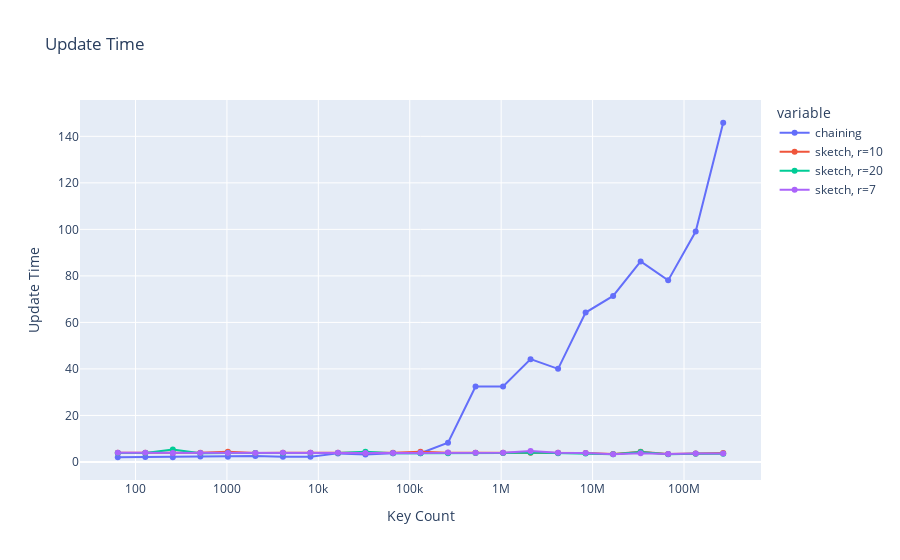
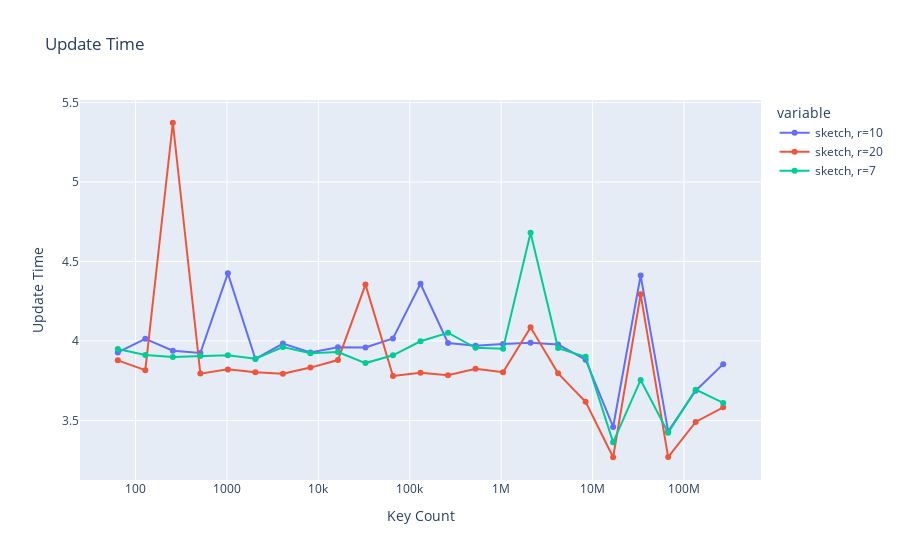

These figures' notebook cell, in order:
### Code cell
file_names = os.listdir('output-task7')
plot_task7(file_names)

### Figure 1 — Plotly figure (JSON) as saved in the notebook; plotly's stock layout.template omitted (floating-point values rounded to 4 significant figures)
{"data": [{"hovertemplate": "variable=chaining<br>Key Count=%{x}<br>value=%{y}<extra></extra>", "legendgroup": "chaining", "line": {"color": "#636efa", "dash": "solid"}, "marker": {"symbol": "circle"}, "mode": "markers+lines", "name": "chaining", "orientation": "v", "showlegend": true, "type": "scatter", "x": [64, 128, 256, 512, 1024, 2048, 4096, 8192, 16384, 32768, 65536, 131072, 262144, 524288, 1048576, 2097152, 4194304, 8388608, 16777216, 33554432, 67108864, 134217728, 268435456], "xaxis": "x", "y": [2.028, 2.118, 2.058, 2.336, 2.2, 2.546, 2.259, 2.28, 3.694, 3.223, 3.801, 3.74, 8.261, 32.45, 32.42, 44.21, 40.03, 64.23, 71.38, 86.2, 78.08, 99.07, 145.8], "yaxis": "y"}, {"hovertemplate": "variable=sketch, r=10<br>Key Count=%{x}<br>value=%{y}<extra></extra>", "legendgroup": "sketch, r=10", "line": {"color": "#EF553B", "dash": "solid"}, "marker": {"symbol": "circle"}, "mode": "markers+lines", "name": "sketch, r=10", "orientation": "v", "showlegend": true, "type": "scatter", "x": [64, 128, 256, 512, 1024, 2048, 4096, 8192, 16384, 32768, 65536, 131072, 262144, 524288, 1048576, 2097152, 4194304, 8388608, 16777216, 33554432, 67108864, 134217728, 268435456], "xaxis": "x", "y": [3.927, 4.013, 3.938, 3.924, 4.425, 3.886, 3.983, 3.928, 3.959, 3.959, 4.015, 4.36, 3.987, 3.969, 3.98, 3.989, 3.977, 3.882, 3.458, 4.412, 3.43, 3.686, 3.854], "yaxis": "y"}, {"hovertemplate": "variable=sketch, r=20<br>Key Count=%{x}<br>value=%{y}<extra></extra>", "legendgroup": "sketch, r=20", "line": {"color": "#00cc96", "dash": "solid"}, "marker": {"symbol": "circle"}, "mode": "markers+lines", "name": "sketch, r=20", "orientation": "v", "showlegend": true, "type": "scatter", "x": [64, 128, 256, 512, 1024, 2048, 4096, 8192, 16384, 32768, 65536, 131072, 262144, 524288, 1048576, 2097152, 4194304, 8388608, 16777216, 33554432, 67108864, 134217728, 268435456], "xaxis": "x", "y": [3.878, 3.816, 5.373, 3.794, 3.821, 3.803, 3.793, 3.832, 3.879, 4.354, 3.779, 3.799, 3.784, 3.824, 3.803, 4.085, 3.796, 3.617, 3.268, 4.293, 3.269, 3.49, 3.582], "yaxis": "y"}, {"hovertemplate": "variable=sketch, r=7<br>Key Count=%{x}<br>value=%{y}<extra></extra>", "legendgroup": "sketch, r=7", "line": {"color": "#ab63fa", "dash": "solid"}, "marker": {"symbol": "circle"}, "mode": "markers+lines", "name": "sketch, r=7", "orientation": "v", "showlegend": true, "type": "scatter", "x": [64, 128, 256, 512, 1024, 2048, 4096, 8192, 16384, 32768, 65536, 131072, 262144, 524288, 1048576, 2097152, 4194304, 8388608, 16777216, 33554432, 67108864, 134217728, 268435456], "xaxis": "x", "y": [3.948, 3.912, 3.899, 3.905, 3.909, 3.888, 3.961, 3.923, 3.93, 3.86, 3.909, 3.998, 4.051, 3.956, 3.951, 4.68, 3.955, 3.9, 3.362, 3.754, 3.422, 3.693, 3.61], "yaxis": "y"}], "layout": {"legend": {"title": {"text": "variable"}, "tracegroupgap": 0}, "title": {"text": "Update Time"}, "xaxis": {"anchor": "y", "domain": [0, 1], "title": {"text": "Key Count"}, "type": "log"}, "yaxis": {"anchor": "x", "domain": [0, 1], "title": {"text": "Update Time"}}}}

### Figure 2 — Plotly figure (JSON) as saved in the notebook; plotly's stock layout.template omitted (floating-point values rounded to 4 significant figures)
{"data": [{"hovertemplate": "variable=sketch, r=10<br>Key Count=%{x}<br>value=%{y}<extra></extra>", "legendgroup": "sketch, r=10", "line": {"color": "#636efa", "dash": "solid"}, "marker": {"symbol": "circle"}, "mode": "markers+lines", "name": "sketch, r=10", "orientation": "v", "showlegend": true, "type": "scatter", "x": [64, 128, 256, 512, 1024, 2048, 4096, 8192, 16384, 32768, 65536, 131072, 262144, 524288, 1048576, 2097152, 4194304, 8388608, 16777216, 33554432, 67108864, 134217728, 268435456], "xaxis": "x", "y": [3.927, 4.013, 3.938, 3.924, 4.425, 3.886, 3.983, 3.928, 3.959, 3.959, 4.015, 4.36, 3.987, 3.969, 3.98, 3.989, 3.977, 3.882, 3.458, 4.412, 3.43, 3.686, 3.854], "yaxis": "y"}, {"hovertemplate": "variable=sketch, r=20<br>Key Count=%{x}<br>value=%{y}<extra></extra>", "legendgroup": "sketch, r=20", "line": {"color": "#EF553B", "dash": "solid"}, "marker": {"symbol": "circle"}, "mode": "markers+lines", "name": "sketch, r=20", "orientation": "v", "showlegend": true, "type": "scatter", "x": [64, 128, 256, 512, 1024, 2048, 4096, 8192, 16384, 32768, 65536, 131072, 262144, 524288, 1048576, 2097152, 4194304, 8388608, 16777216, 33554432, 67108864, 134217728, 268435456], "xaxis": "x", "y": [3.878, 3.816, 5.373, 3.794, 3.821, 3.803, 3.793, 3.832, 3.879, 4.354, 3.779, 3.799, 3.784, 3.824, 3.803, 4.085, 3.796, 3.617, 3.268, 4.293, 3.269, 3.49, 3.582], "yaxis": "y"}, {"hovertemplate": "variable=sketch, r=7<br>Key Count=%{x}<br>value=%{y}<extra></extra>", "legendgroup": "sketch, r=7", "line": {"color": "#00cc96", "dash": "solid"}, "marker": {"symbol": "circle"}, "mode": "markers+lines", "name": "sketch, r=7", "orientation": "v", "showlegend": true, "type": "scatter", "x": [64, 128, 256, 512, 1024, 2048, 4096, 8192, 16384, 32768, 65536, 131072, 262144, 524288, 1048576, 2097152, 4194304, 8388608, 16777216, 33554432, 67108864, 134217728, 268435456], "xaxis": "x", "y": [3.948, 3.912, 3.899, 3.905, 3.909, 3.888, 3.961, 3.923, 3.93, 3.86, 3.909, 3.998, 4.051, 3.956, 3.951, 4.68, 3.955, 3.9, 3.362, 3.754, 3.422, 3.693, 3.61], "yaxis": "y"}], "layout": {"legend": {"title": {"text": "variable"}, "tracegroupgap": 0}, "title": {"text": "Update Time"}, "xaxis": {"anchor": "y", "domain": [0, 1], "title": {"text": "Key Count"}, "type": "log"}, "yaxis": {"anchor": "x", "domain": [0, 1], "title": {"text": "Update Time"}}}}
